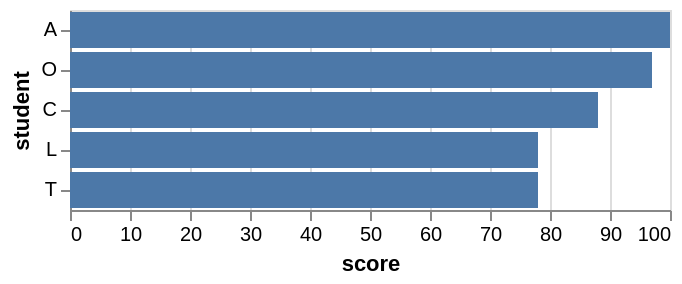

Express this chart as Vega-Lite.
### Vega-Lite specification from a JSON file in a GitHub repository (floating-point values rounded to 4 significant figures)
{"$schema": "https://vega.github.io/schema/vega-lite/v6.json", "data": {"values": [{"student": "A", "score": 100}, {"student": "B", "score": 56}, {"student": "C", "score": 88}, {"student": "D", "score": 65}, {"student": "E", "score": 45}, {"student": "F", "score": 23}, {"student": "G", "score": 66}, {"student": "H", "score": 67}, {"student": "I", "score": 13}, {"student": "J", "score": 12}, {"student": "K", "score": 50}, {"student": "L", "score": 78}, {"student": "M", "score": 66}, {"student": "N", "score": 30}, {"student": "O", "score": 97}, {"student": "P", "score": 75}, {"student": "Q", "score": 24}, {"student": "R", "score": 42}, {"student": "S", "score": 76}, {"student": "T", "score": 78}, {"student": "U", "score": 21}, {"student": "V", "score": 46}]}, "transform": [{"window": [{"op": "rank", "as": "rank"}], "sort": [{"field": "score", "order": "descending"}]}, {"filter": "datum.rank <= 5"}], "mark": "bar", "encoding": {"x": {"field": "score", "type": "quantitative"}, "y": {"field": "student", "type": "nominal", "sort": {"field": "score", "op": "average", "order": "descending"}}}}
